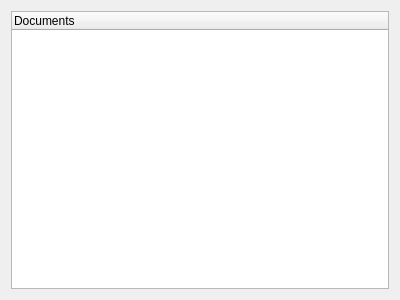
<?xml version="1.0" encoding="UTF-8"?>
<ui version="4.0">
 <class>Form</class>
 <widget class="QWidget" name="Form">
  <property name="geometry">
   <rect>
    <x>0</x>
    <y>0</y>
    <width>400</width>
    <height>300</height>
   </rect>
  </property>
  <property name="windowTitle">
   <string>Form</string>
  </property>
  <layout class="QVBoxLayout" name="verticalLayout">
   <item>
    <widget class="QTreeWidget" name="treeWidget">
     <column>
      <property name="text">
       <string>Documents</string>
      </property>
     </column>
    </widget>
   </item>
  </layout>
 </widget>
 <resources/>
 <connections/>
</ui>
